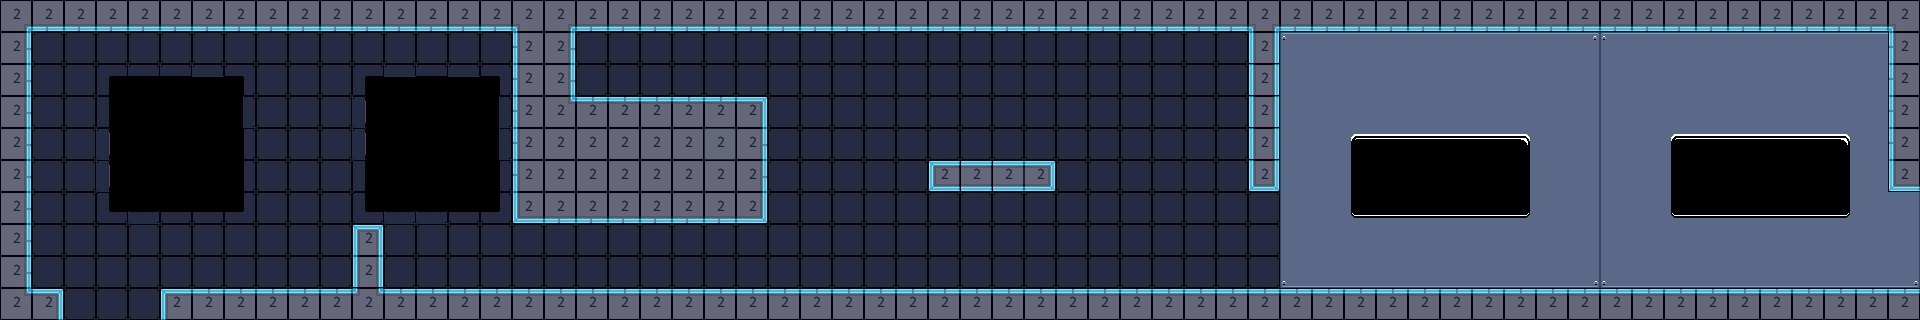

The image is a tile-based game level rendered from a .tmx file. Its description and source (layers, tilesets, objects; grid data summarised) follow:
An orthogonal 60x10 tile map with 32x32 px tiles, 4 tile layers (bg, mg, fg, collision), 2 tilesets and 11 objects (2x Command - Destroyed Area, 2x Command - Trash Compactor, 2x terminal, door, glitchedrobot, ...).

<map version="2017.05.26" orientation="orthogonal" renderorder="right-down" width="60" height="10" tilewidth="32" tileheight="32" nextobjectid="99">
 <tileset firstgid="1" name="32blocks" tilewidth="32" tileheight="32" tilecount="10" columns="10">
  <image source="32blocks.png" width="320" height="32" />
 </tileset>
 <tileset firstgid="11" name="shipTileset" tilewidth="32" tileheight="32" tilecount="513" columns="19">
  <image source="shipTileset.png" width="608" height="864" />
  <terraintypes>
   <terrain name="goop" tile="0" />
   <terrain name="purplegoop" tile="0" />
   <terrain name="scrap" tile="0" />
   <terrain name="tiles" tile="0" />
  </terraintypes>
  <tile id="16" terrain=",,,1" />
  <tile id="17" terrain=",,1,1" />
  <tile id="18" terrain=",,1," />
  <tile id="35" terrain=",1,,1" />
  <tile id="36" terrain="1,1,1,1" />
  <tile id="37" terrain="1,,1," />
  <tile id="54" terrain=",1,," />
  <tile id="55" terrain="1,1,," />
  <tile id="56" terrain="1,,," />
  <tile id="73" terrain="1,1,1," />
  <tile id="74" terrain="1,1,," />
  <tile id="75" terrain="1,1,,1" />
  <tile id="92" terrain="1,,1," />
  <tile id="94" terrain=",1,,1" />
  <tile id="111" terrain="1,,1,1" />
  <tile id="112" terrain=",,1,1" />
  <tile id="113" terrain=",1,1,1" />
  <tile id="156" terrain=",,,3" />
  <tile id="157" terrain=",,3,3" />
  <tile id="158" terrain=",,3," />
  <tile id="175" terrain=",3,,3" />
  <tile id="176" terrain="3,3,3,3" />
  <tile id="177" terrain="3,,3," />
  <tile id="178" terrain="3,3,3," />
  <tile id="179" terrain="3,3,," />
  <tile id="180" terrain="3,3,,3" />
  <tile id="194" terrain=",3,," />
  <tile id="195" terrain="3,3,," />
  <tile id="196" terrain="3,,," />
  <tile id="197" terrain="3,,3," />
  <tile id="199" terrain=",3,,3" />
  <tile id="216" terrain="3,,3,3" />
  <tile id="217" terrain=",,3,3" />
  <tile id="218" terrain=",3,3,3" />
  <tile id="346" terrain=",,,0" />
  <tile id="347" terrain=",,0,0" />
  <tile id="348" terrain=",,0," />
  <tile id="349" terrain=",0,0,0" />
  <tile id="350" terrain="0,,0,0" />
  <tile id="365" terrain=",0,,0" />
  <tile id="366" terrain="0,0,0,0" />
  <tile id="367" terrain="0,,0," />
  <tile id="368" terrain="0,0,,0" />
  <tile id="369" terrain="0,0,0," />
  <tile id="384" terrain=",0,," />
  <tile id="385" terrain="0,0,," />
  <tile id="386" terrain="0,,," />
  <tile id="449" terrain=",,,2" />
  <tile id="450" terrain=",,2,2" />
  <tile id="451" terrain=",,2," />
  <tile id="452" terrain="2,2,2," />
  <tile id="453" terrain="2,2,," />
  <tile id="454" terrain="2,2,,2" />
  <tile id="468" terrain=",2,,2" />
  <tile id="469" terrain="2,2,2,2" />
  <tile id="470" terrain="2,,2," />
  <tile id="471" terrain="2,,2," />
  <tile id="473" terrain=",2,,2" />
  <tile id="487" terrain=",2,," />
  <tile id="488" terrain="2,2,," />
  <tile id="489" terrain="2,,," />
  <tile id="490" terrain="2,,2,2" />
  <tile id="491" terrain=",,2,2" />
  <tile id="492" terrain=",2,2,2" />
 </tileset>
 <layer name="bg" width="60" height="10">
  <data>[600 cells, 582 non-empty, 32 distinct tile ids]</data>
 </layer>
 <layer name="mg" width="60" height="10">
  <data>[600 cells, 136 non-empty, 18 distinct tile ids]</data>
 </layer>
 <layer name="fg" width="60" height="10">
  <data>[600 cells, 32 non-empty, 8 distinct tile ids]</data>
 </layer>
 <layer name="collision" width="60" height="10" opacity="0.29">
  <data>[600 cells, 177 non-empty, 1 distinct tile ids]</data>
 </layer>
 <objectgroup name="Object Layer 1">
  <object id="54" name="travel" type="Command - Destroyed Area" x="37.636" y="309.121" width="138.667" height="6" />
  <object id="89" name="d" type="Command - Destroyed Area" x="172" y="264" width="9" height="12" />
  <object id="90" name="travel" type="Command - Trash Compactor" x="1907" y="183" width="8" height="116" />
  <object id="91" name="d" type="Command - Trash Compactor" x="1860" y="254" width="9" height="12" />
  <object id="92" name="enemy" type="door" x="1261" y="263" width="22" height="25" />
  <object id="93" name="enemy" type="glitchedrobot" x="424" y="264" width="21" height="13" />
  <object id="94" name="terminal" x="585" y="72" width="19" height="15" />
  <object id="95" name="terminal" x="1514" y="266" width="14" height="11" />
  <object id="96" name="cutscene" type="23" x="1704" y="7" width="111" height="303" />
  <object id="97" name="enemy" type="mushboomsmall" x="975.333" y="128" width="13.3333" height="16.6667" />
  <object id="98" name="enemy" type="turret" x="1418" y="42" width="13.3333" height="15.3333">
   <properties>
    <property name="up" value="" />
   </properties>
  </object>
 </objectgroup>
</map>
